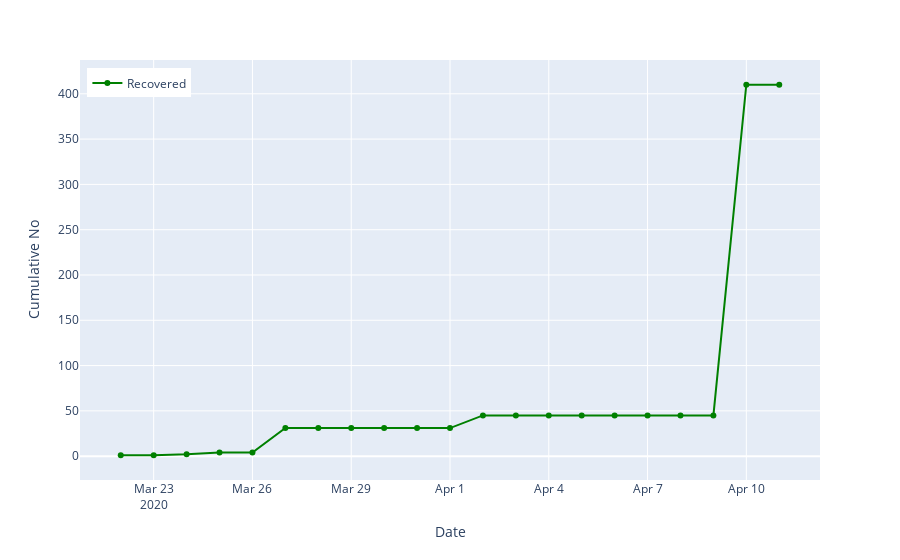

Notebook cell for this chart:
### Code cell
fig_cum_recovered = px.line(cum_recovered, x='date', y='cum_recovered')

fig_cum_recovered.update_layout(
    title="",
    xaxis_title="Date",
    yaxis_title="Cumulative No",
    hovermode= 'x',
    legend=dict(x=0.01, y=.98),
    xaxis=dict(fixedrange=True),
    yaxis=dict(fixedrange=True),
)

fig_cum_recovered.update_traces(mode='markers+lines', showlegend=True, line = {'color': 'green'})

fig_cum_recovered.data[0].name = "Recovered"

fig_cum_recovered.data[0].hovertemplate = '%{y}'
fig_cum_recovered.show(config = dict(displayModeBar=False))

### Figure 1 — Plotly figure (JSON) as saved in the notebook; plotly's stock layout.template omitted (floating-point values rounded to 4 significant figures)
{"data": [{"hoverlabel": {"namelength": 0}, "hovertemplate": "%{y}", "legendgroup": "", "line": {"color": "green", "dash": "solid"}, "mode": "markers+lines", "name": "Recovered", "showlegend": true, "type": "scatter", "x": ["2020-03-22T00:00:00", "2020-03-23T00:00:00", "2020-03-24T00:00:00", "2020-03-25T00:00:00", "2020-03-26T00:00:00", "2020-03-27T00:00:00", "2020-03-28T00:00:00", "2020-03-29T00:00:00", "2020-03-30T00:00:00", "2020-03-31T00:00:00", "2020-04-01T00:00:00", "2020-04-02T00:00:00", "2020-04-03T00:00:00", "2020-04-04T00:00:00", "2020-04-05T00:00:00", "2020-04-06T00:00:00", "2020-04-07T00:00:00", "2020-04-08T00:00:00", "2020-04-09T00:00:00", "2020-04-10T00:00:00", "2020-04-11T00:00:00"], "xaxis": "x", "y": [1, 1, 2, 4, 4, 31, 31, 31, 31, 31, 31, 45, 45, 45, 45, 45, 45, 45, 45, 410, 410], "yaxis": "y"}], "layout": {"hovermode": "x", "legend": {"tracegroupgap": 0, "x": 0.01, "y": 0.98}, "margin": {"t": 60}, "title": {"text": ""}, "xaxis": {"anchor": "y", "domain": [0, 1], "fixedrange": true, "title": {"text": "Date"}}, "yaxis": {"anchor": "x", "domain": [0, 1], "fixedrange": true, "title": {"text": "Cumulative No"}}}}
